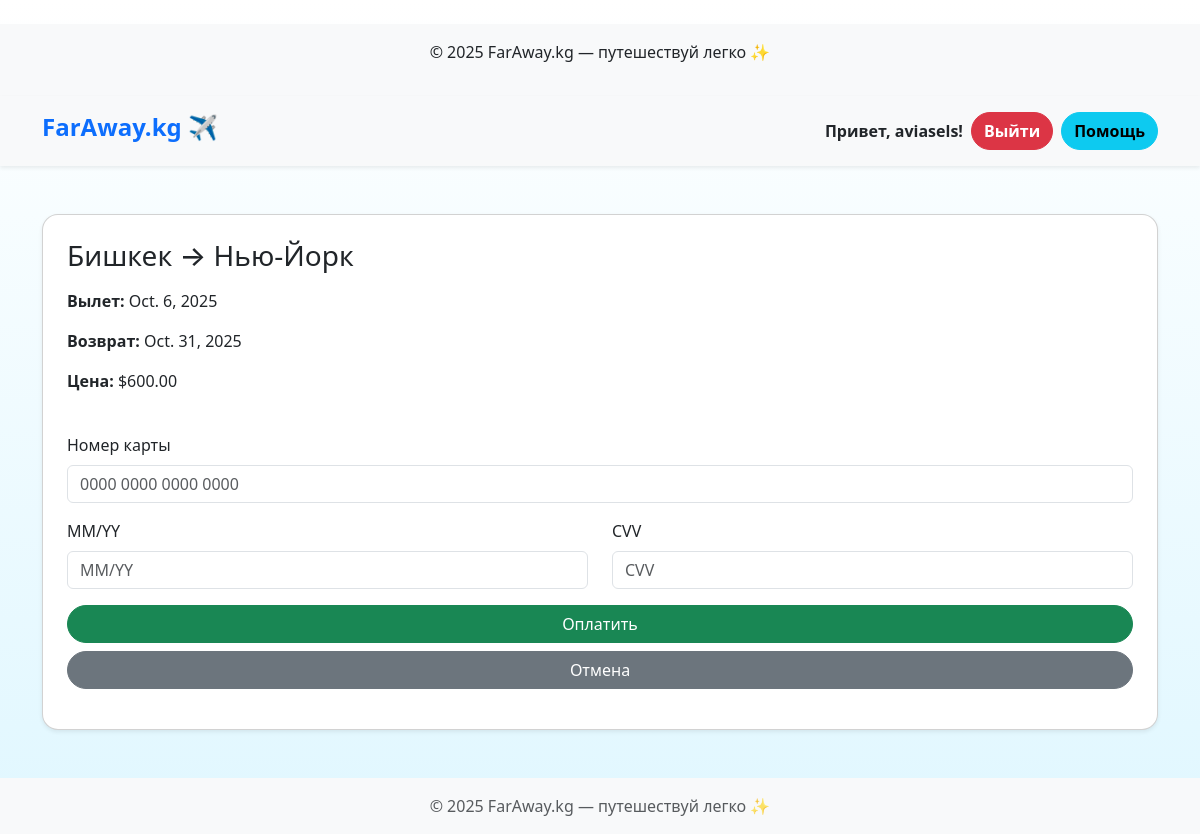
/ticket/2/ (signed in), run on the app's committed database.
### tickets/models.py (models this page shows, shortened)
class Ticket(models.Model):
    origin = models.CharField(max_length=100)
    destination = models.CharField(max_length=100)
    image_url = URLField(max_length=10000)
    depart_date = models.DateField()
    return_date = models.DateField(null=True, blank=True)
    price = models.DecimalField(max_digits=10, decimal_places=2)
    airline = models.CharField(max_length=100, blank=True)
    created_at = models.DateTimeField(auto_now_add=True)

### tickets/views.py (the view)
# urls.py: path('ticket/<int:pk>/', views.ticket_detail, name='ticket_detail'),
def ticket_detail(request, pk):
    ticket = get_object_or_404(Ticket, pk=pk)
    return render(request, 'tickets/tickets_detail.html', {'ticket': ticket})

### tickets/templates/tickets/tickets_detail.html (shortened to what this page needs)
<footer class="bg-light text-center py-3 mt-4">
    <p>© 2025 FarAway.kg — путешествуй легко ✨</p>
</footer>
</body>
</html>{% extends 'tickets/base.html' %}
{% block content %}
<div class="container mt-5">
  <div class="card shadow-sm p-4 rounded-4">
    <h3 class="mb-3">{{ ticket.origin }} → {{ ticket.destination }}</h3>
    <p><strong>Вылет:</strong> {{ ticket.depart_date }}</p>
    {% if ticket.return_date %}<p><strong>Возврат:</strong> {{ ticket.return_date }}</p>{% endif %}
    <p><strong>Цена:</strong> ${{ ticket.price }}</p>
    <form id="paymentForm" class="mt-4">
      <div class="mb-3">
        <label class="form-label">Номер карты</label>
        <input type="text" class="form-control" placeholder="0000 0000 0000 0000" required>
      </div>
      <div class="row mb-3">
        <div class="col">
          <label class="form-label">MM/YY</label>
          <input type="text" class="form-control" placeholder="MM/YY" required>
        </div>
        <div class="col">
          <label class="form-label">CVV</label>
          <input type="text" class="form-control" placeholder="CVV" required>
        </div>
      </div>
      <button type="submit" class="btn btn-success w-100 rounded-pill">Оплатить</button>
      <button type="button" class="btn btn-secondary w-100 rounded-pill mt-2" data-bs-dismiss="modal" onclick="window.history.back()">Отмена</button>
    </form>
  </div>
</div>
{% endblock %}

### tickets/templates/tickets/base.html (shortened to what this page needs)
{% load static %}
<!DOCTYPE html>
<html lang="ru">
<head>
    <link href="https://cdn.jsdelivr.net/npm/bootstrap@5.3.2/dist/css/bootstrap.min.css" rel="stylesheet">
</head>
<body>
<header class="bg-light shadow-sm mb-4">
  <div class="container d-flex justify-content-between align-items-center py-3">
    <a href="{% url 'tickets_list' %}" class="h4 text-decoration-none text-primary fw-bold">FarAway.kg ✈️</a>
    <nav class="d-flex gap-2 align-items-center">
      {% if user.is_authenticated %}
      <span class="fw-bold text-dark">Привет, {{ user.username }}!</span>
      <form method="post" action="{% url 'logout' %}" class="m-0">
        <button type="submit" class="btn btn-danger btn-rounded fw-bold">Выйти</button>
      </form>
      {% else %}
      <a href="{% url 'login' %}" class="btn btn-outline-primary btn-rounded fw-bold">Войти</a>
      <a href="{% url 'signup' %}" class="btn btn-primary btn-rounded fw-bold">Регистрация</a>
      {% endif %}
      <button type="button" class="btn btn-info btn-rounded fw-bold" data-bs-toggle="modal" data-bs-target="#helpModal">
        Помощь
      </button>
    </nav>
  </div>
</header>
<main>
    {% block content %}{% endblock %}
</main>
<footer class="bg-light py-3 mt-5 text-center text-muted">
    © 2025 FarAway.kg — путешествуй легко ✨
</footer>
</body>
</html>

### tickets/templates/tickets/base.html (style rules this page uses)
body { background: linear-gradient(to top, #e0f7ff, #ffffff); min-height: 100vh; }
header { box-shadow: 0 4px 6px rgba(0,0,0,0.1); }
.btn-rounded { border-radius: 50px; }

### data on the page
Ticket: origin "Бишкек", destination "Нью-Йорк", depart_date "Oct. 6, 2025", return_date "Oct. 31, 2025", price "600.00"

### other printed values
{{ user.username }} "aviasels"
